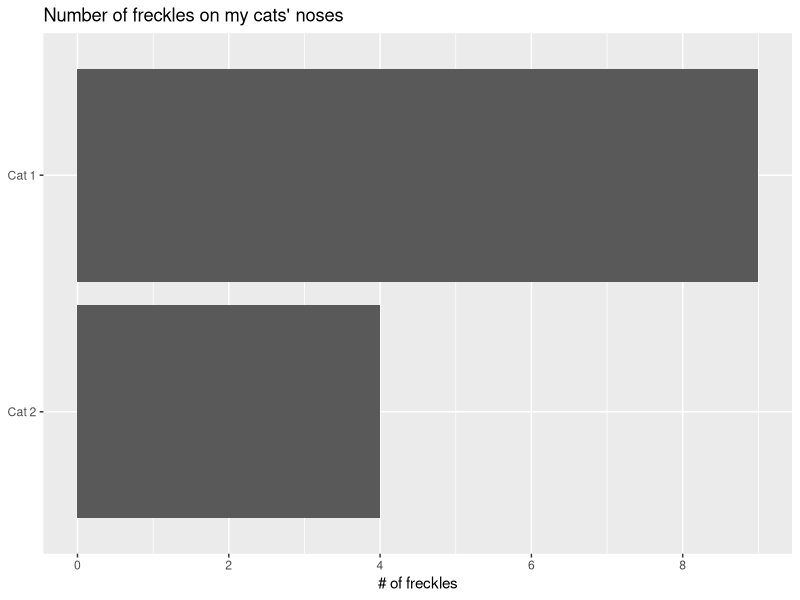
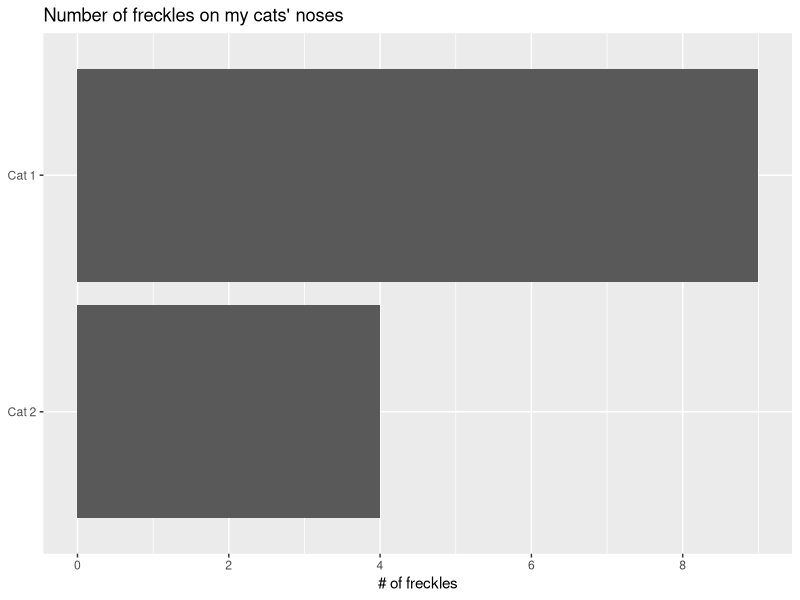

The R source for these figures, in order:
## ---- chunk 1
#| eval: true
#| echo: true
#| output-location: column
#| code-line-numbers: "|1|3-7|11,13"
library(tidyverse)

freckles <- tribble(
  ~id, ~num_freckles,
  "Cat 1", 9, 
  "Cat 2", 4
)

ggplot(data = freckles, aes(x = num_freckles, y = fct_rev(id))) + 
  geom_col() +
  labs(title = "Number of freckles on my cats' noses", x = "# of freckles") +
  scale_x_continuous(breaks = scales::breaks_width(2)) +
  theme(axis.title.y = element_blank())
## ---- chunk 2
#| eval: true
#| echo: false
#| output-location: slide
#| fig-align: "center"
#| out-width: "50%"
ggplot(data = freckles, aes(x = num_freckles, y = fct_rev(id))) + 
  geom_col() +
  labs(title = "Number of freckles on my cats' noses", 
       x = "# of freckles") +
  scale_x_continuous(breaks = scales::breaks_width(2)) +
  theme(axis.title.y = element_blank())
